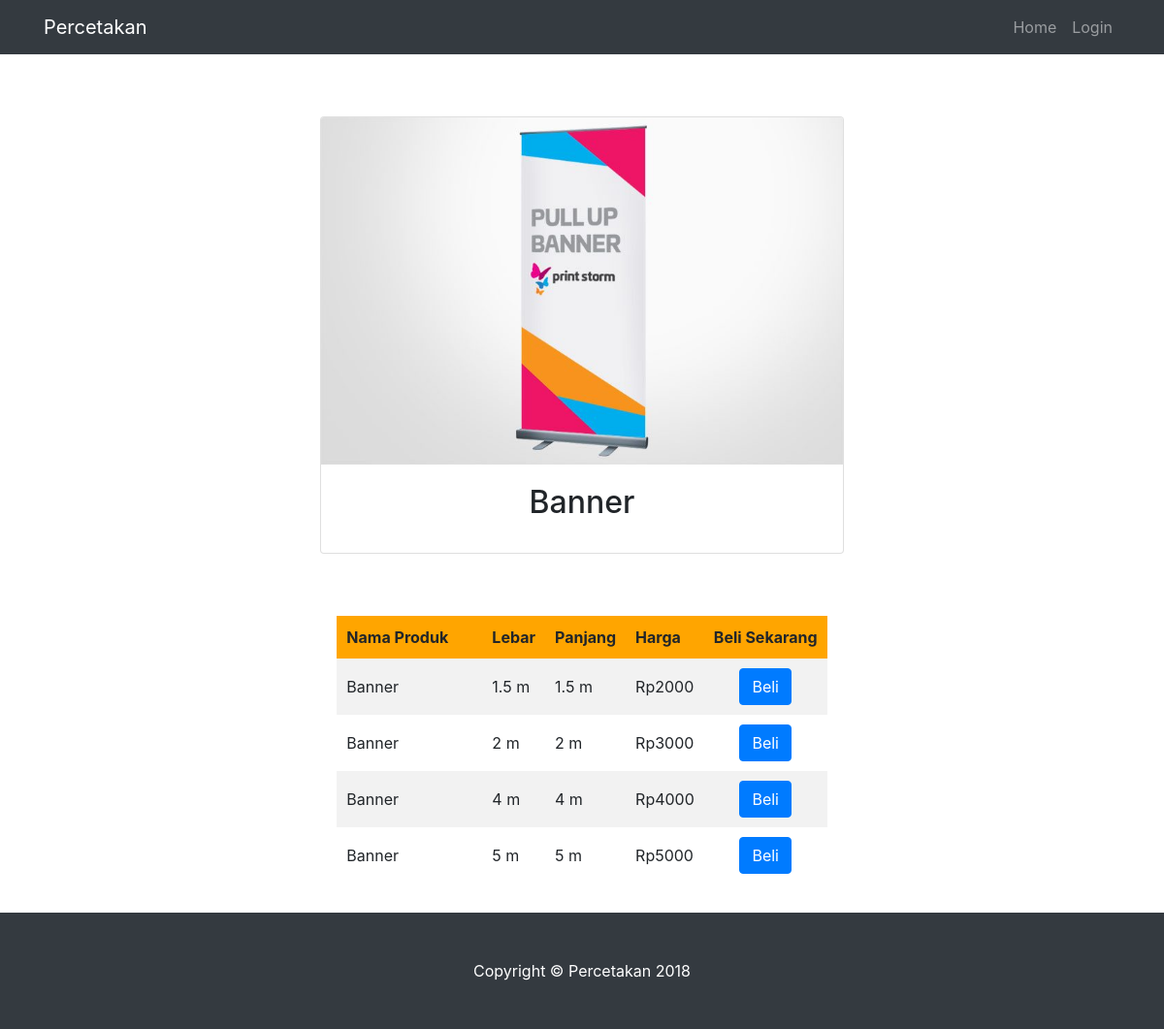
Page /impalweb/index.php/produk/Banner on the committed database.
### tables this page shows
CREATE TABLE `produk` (
  `idProduk` int(11) NOT NULL,
  `namaProduk` varchar(100) NOT NULL,
  `lebar` varchar(5) NOT NULL,
  `panjang` varchar(5) NOT NULL,
  `hargaSatuan` decimal(19,0) NOT NULL
);

### impalweb/application/controllers/Produk.php (called while the page is built, shortened)
<?php
class Produk extends CI_Controller{
	function __construct(){
		$this->load->model('M_produk');
	}
	function Banner(){
		$namaproduk ='banner';
		$table = 'produk';
		$atr = 'namaProduk';
		$data['banner'] = $this->M_produk->load_wildcard($table,$namaproduk,$atr);
		$this->load->view('v_banner',$data);
	}
}
?>

### impalweb/index.php (called while the page is built, shortened)
<?php
require_once BASEPATH.'core/CodeIgniter.php';

### impalweb/application/models/M_produk.php (called while the page is built, shortened)
<?php
class M_produk extends CI_Model{
	function load_wildcard($table,$nama,$atr){
		return $this->db->like($atr,$nama)->get($table)->result_array();
	}
}
?>

### impalweb/application/views/v_banner.php (the view)
<!DOCTYPE html>
<html lang="en">
  <body>
  <?php include 'header.php'; ?>
    <div class="container fotoproduk">
      <div class="row centered-form center-block">
        <div class="container col-sm-6 my-4 col-md-offset-5">
          <div class="card">
            <img class="card-img-top" src="<?php echo base_url() ?>img/pull-up-banner.jpg" alt="">
            <div class="card-body">
              <h2 class="card-title" align="center">Banner</h4>
            </div>
          </div>
        </div>
      </div>
    </div>
    <table class="produk">
      <tr class="headerproduk">
        <th class="namaproduk">Nama Produk</th>
        <th class="lebar">Lebar</th>
        <th class="panjang">Panjang</th>
        <th class="harga">Harga</th>
        <th class="beli">Beli Sekarang</th>
      </tr>
        <?php
          foreach ($banner as $row){
            echo "<tr class='listProduk'>";
            echo "<td class='namaproduk'>".$row['namaProduk']."</td>";
            echo "<td class='lebar'>".$row['lebar']." m</td>";
            echo "<td class='panjang'>".$row['panjang']." m</td>";
            echo "<td class='harga'>Rp".$row['hargaSatuan']."</td>";
            echo "<td class='belibtn'><a href='".base_url()."Transaksi?produk=".$row['idProduk']."'class='btn btn-primary'> Beli </a></td>";
            echo "</tr>";
          }
        ?>
    </table>
<?php include 'footer.php';?>
  </body>
</html>

### impalweb/css/business-frontpage.css (style rules this page uses)
body { padding-top: 54px; }
@media (min-width: 992px) { body { padding-top: 56px; } }
.card { height: 100%; }

### impalweb/css/style.css (style rules this page uses)
.produk { margin: 30px auto; }
.produk td { padding: 10px; margin: 20px; }
.produk th { background-color: orange; padding: 10px; }
.namaproduk { width:150px; }
tr:nth-child(even) { background-color: #f2f2f2; }
.fotoproduk { margin: 40px auto; }
.belibtn { text-align: center; vertical-align: middle; color: white; }

### rows in the picture
produk: namaProduk "Banner", lebar "1.5", panjang "1.5", hargaSatuan "2000"
produk: namaProduk "Banner", lebar "2", panjang "2", hargaSatuan "3000"
produk: namaProduk "Banner", lebar "4", panjang "4", hargaSatuan "4000"
produk: namaProduk "Banner", lebar "5", panjang "5", hargaSatuan "5000"
